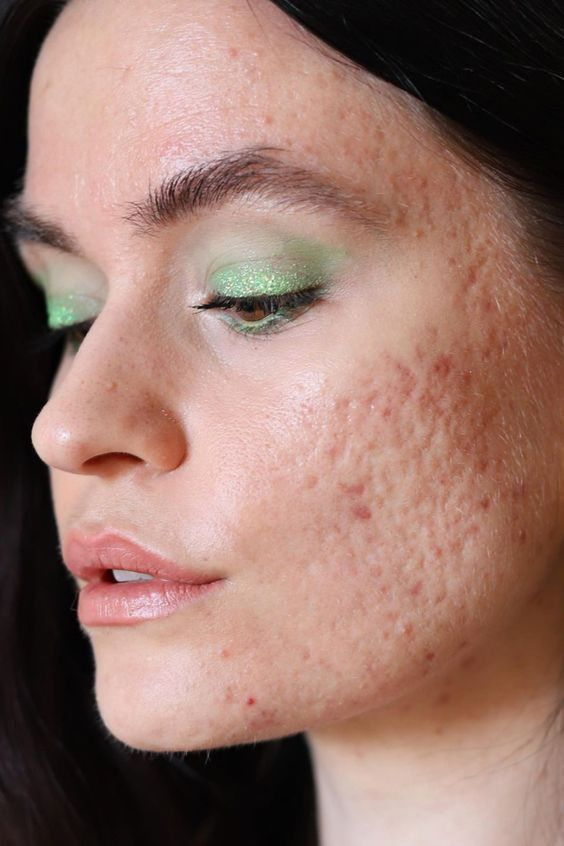
#> input picture assets/download.jpeg, 564 x 846 px, found by its file name
$ python main.py
#> lines starting #> are read from the running program, lines starting #| are printed output that depends on the picture; after the words box and inside, x2 and y2 are one past the last pixel; in counts of white or black regions, pixels touching at a corner belong together
### src/utils/image_loader.py
import cv2 as cv
import os

def read_and_resize(image_path, size=(550,600)):
#> called with image_path = 'assets/download.jpeg', size = (550, 600)
    if not os.path.exists(image_path):
        raise FileNotFoundError(f"Image not found at: {image_path}")

    img = cv.imread(image_path)
#> img is the input picture: shape (846, 564, 3); mean B, G, R 106, 116.3, 150.5
    if img is None:
        raise ValueError(f"Unable to read the image: {image_path}")

    resized = cv.resize(img, size)
    return resized

### src/utils/skin_mask_generator.py
import cv2 as cv
import numpy as np

def generate_skin_mask(img):
    hsv_img = cv.cvtColor(img, cv.COLOR_BGR2HSV)
#> hsv_img: shape (600, 550, 3); mean H, S, V 24.1, 81.6, 150.6

    lower_skin = np.array([0,15,60], dtype='uint8')
    upper_skin = np.array([25,255,255], dtype='uint8')

    lower_skin2 = np.array([0,30,30], dtype='uint8')
    upper_skin2 = np.array([20,255,200], dtype='uint8')

    mask1 = cv.inRange(hsv_img, lower_skin, upper_skin)
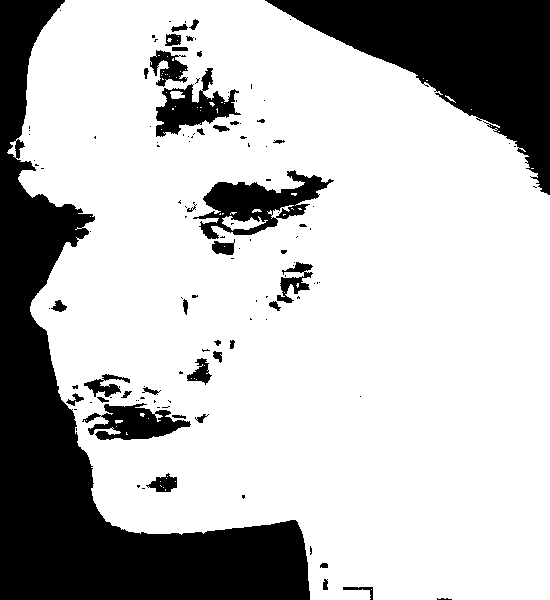
#> mask1: shape (600, 550); 73.8% white; 124 black regions (83 under 20 px), largest, box (x1, y1, x2, y2) and area: (0, 0, 310, 600) 50208, (265, 0, 550, 195) 22985, (193, 170, 334, 239) 4042
    mask2 = cv.inRange(hsv_img, lower_skin2, upper_skin2)
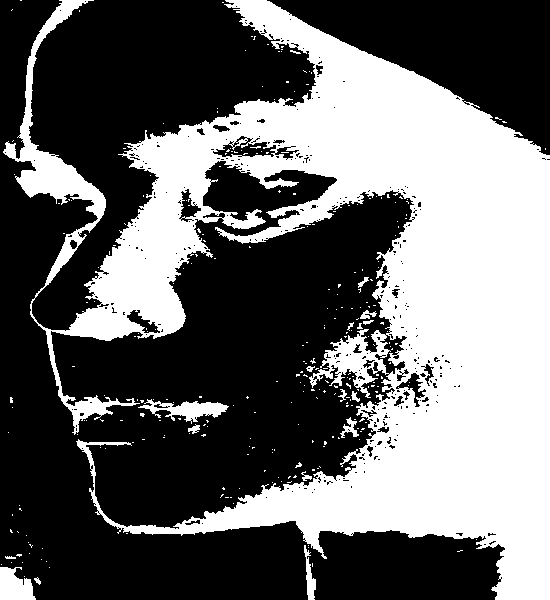
#> mask2: shape (600, 550); 40.1% white; 280 white regions (261 under 20 px), largest, box (x1, y1, x2, y2) and area: (3, 0, 550, 600) 128655, (138, 399, 229, 424) 967, (0, 567, 36, 600) 877

    # kernel = np.ones((5,5), np.uint8)
    # cleaned_mask = cv.morphologyEx(skin_mask, cv.MORPH_CLOSE, kernel)
    skin_mask = cv.bitwise_or(mask1, mask2)
#> skin_mask: shape (600, 550); 75.2% white; 128 black regions (84 under 20 px), largest, box (x1, y1, x2, y2) and area: (0, 0, 308, 600) 48121, (267, 0, 550, 155) 20937, (199, 170, 334, 239) 3583

    kernel = cv.getStructuringElement(cv.MORPH_ELLIPSE, (5,5))
    skin_mask = cv.morphologyEx(skin_mask, cv.MORPH_CLOSE, kernel, iterations=2)
#> skin_mask: shape (600, 550); 77.2% white; 21 black regions, largest, box (x1, y1, x2, y2) and area: (0, 152, 308, 600) 43028, (272, 0, 550, 150) 20724, (0, 0, 59, 151) 4550

    return skin_mask

### src/mask_generator/adaptive_mask.py
# for initial acne candidate detection
# Input: Skin only image, non-skin regions are blacked out
#TECHNIQUE: Convert to grayscale + apply adaptive threshold or CLAHE + Otsu
#OUTPUT: Binary mask

import cv2 as cv
import numpy as np

def extract_acne_candidates(skin_only_img):
    # redness filter form lab space
    lab = cv.cvtColor(skin_only_img, cv.COLOR_BGR2LAB)
    l,a,b = cv.split(lab)
    clahe = cv.createCLAHE(clipLimit=2.0, tileGridSize=(8,8))
    l = clahe.apply(l)
    lab = cv.merge((l,a,b))

    #normalize lighting

    # redness mask => acne tends to ahve higher 'a' value
    thresh_value = np.percentile(a[a>0], 85)
    _, red_mask = cv.threshold(lab[:,:,1], thresh_value, 255, cv.THRESH_BINARY)

    # texture mask => find small dark blobs on light skin
    gray = cv.cvtColor(skin_only_img, cv.COLOR_BGR2GRAY)
    dog = cv.GaussianBlur(gray, (0,0), 2) - cv.GaussianBlur(gray, (0,0), 5)
    _, texture_mask = cv.threshold(dog, 0, 255, cv.THRESH_BINARY + cv.THRESH_OTSU)

    acne_candidates = cv.bitwise_and(red_mask, texture_mask)

    return acne_candidates

### src/mask_generator/contour_filter.py
# Refine Mask : REMOVE EYES, LIPS, AND LARGE AREAS
# INPUT: raw acne mask from adaptive mask file
# TECHNIQUE: Contour area filtering + positional filtering(ROI :cheeks, forehead)
# OUTPUT: cleaned binary mask wiht only valid acne regions

import cv2 as cv
import numpy as np

def filter_acne_mask(acne_mask, original_image=None, min_area = 10, max_area=5000):
    contours, _ = cv.findContours(acne_mask, cv.RETR_EXTERNAL, cv.CHAIN_APPROX_SIMPLE)
    refined_mask = np.zeros_like(acne_mask)

    for cnt in contours:
        area = cv.contourArea(cnt)
        # [5 lines of commented-out code are left out]

        if min_area < area < max_area:
            cv.drawContours(refined_mask, [cnt], -1, 255, -1)

    if original_image is not None:
        pass

    return refined_mask

### src/inpainting/inpaint.py
# take cleaned acne mask and inpaint acne pixels in original image
# INPUT - original image + final acne mask
# OUTPUT - acne free image

import cv2 as cv

def remove_acne(original_image, final_mask):
    inpainted = cv.inpaint(original_image, final_mask, 13, cv.INPAINT_TELEA)
    return inpainted

### src/utils/visualization.py
import cv2 as cv

def show(title, img):
    cv.imshow(title, img)

def save_image(img, path):
    cv.imwrite(path, img)

### src/main.py
from src.utils.image_loader import read_and_resize
from src.utils.visualization import show, save_image
# from src.preprocessing.color_conversion import bgr_to_lab, split_lab
from src.utils.skin_mask_generator import generate_skin_mask
from src.mask_generator.adaptive_mask import extract_acne_candidates
from src.mask_generator.contour_filter import filter_acne_mask
from src.inpainting.inpaint import remove_acne
import cv2 as cv
import numpy as np

#load img
img = read_and_resize('assets/download.jpeg')

# skin detection
skin_mask = generate_skin_mask(img)
skin_only_img = cv.bitwise_and(img, img, mask=skin_mask)
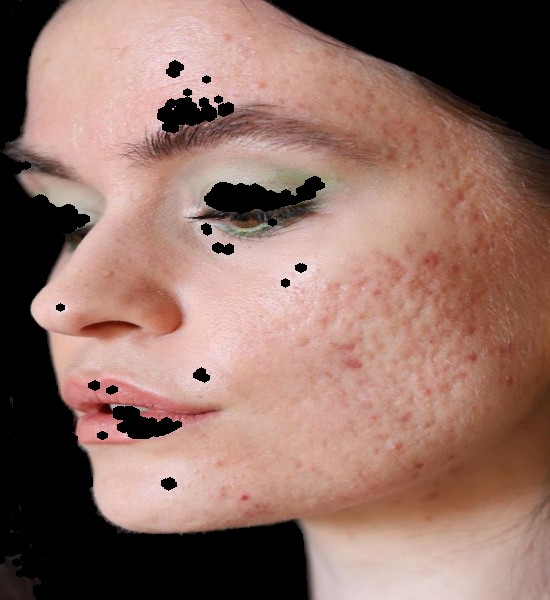
#> skin_only_img: shape (600, 550, 3); mean B, G, R 100.1, 110.2, 143.2

# acne candidate detection
acne_raw = extract_acne_candidates(skin_only_img)
#> in extract_acne_candidates, `l,a,b = cv.split(lab)`:
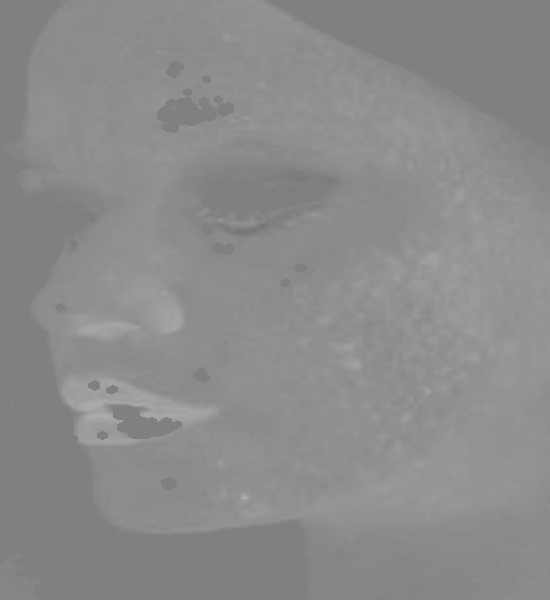
#> a: shape (600, 550); min 116, max 174, mean 139.3
#> in extract_acne_candidates, `l = clahe.apply(l)`:
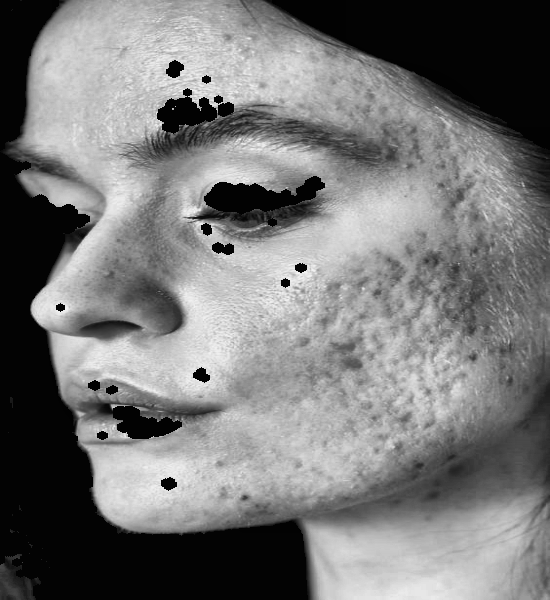
#> l: shape (600, 550); min 1, max 245, mean 119.3
#> in extract_acne_candidates, `thresh_value = np.percentile(a[a>0], 85)`: thresh_value = 147
#> in extract_acne_candidates, `acne_candidates = cv.bitwise_and(red_mask, texture_mask)`:
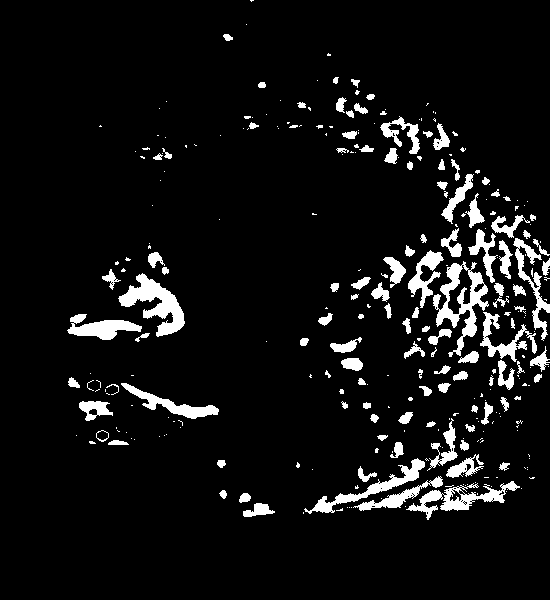
#> acne_candidates: shape (600, 550); 7% white; 298 white regions (184 under 20 px)

# contour + region refinement
acne_mask = filter_acne_mask(acne_raw)
#> in filter_acne_mask, `contours, _ = cv.findContours(acne_mask, cv.RETR_EXTERNAL, cv.CHAIN_AP..`: contours = 298 contours, 198 with area under 20; largest, box (x1, y1, x2, y2) and area: (433, 261, 489, 357) 2186, (118, 273, 185, 337) 1565, (406, 481, 520, 520) 1190, (304, 458, 425, 514) 984, (67, 314, 142, 340) 884
#> the loop in filter_acne_mask, `for cnt in contours:` made 298 passes
#> area on passes 7, 10, 12: 212.5, 71.5, 36.5

# Rectangle exclusion
x1, y1, x2, y2 = 100, 100, 200, 200
exclusion_mask = np.zeros_like(acne_mask)
cv.rectangle(exclusion_mask, (x1, y1), (x2, y2), 255, -1)
#> exclusion_mask: shape (600, 550); 3.1% white; 1 white region, box (x1, y1, x2, y2) and area: (100, 100, 201, 201) 10201
cv.imshow('Exclusion mask', exclusion_mask)

# Circle exclusion
cx, cy, radius = 300, 300, 40
cv.circle(exclusion_mask, (cx, cy), radius, 255, -1)
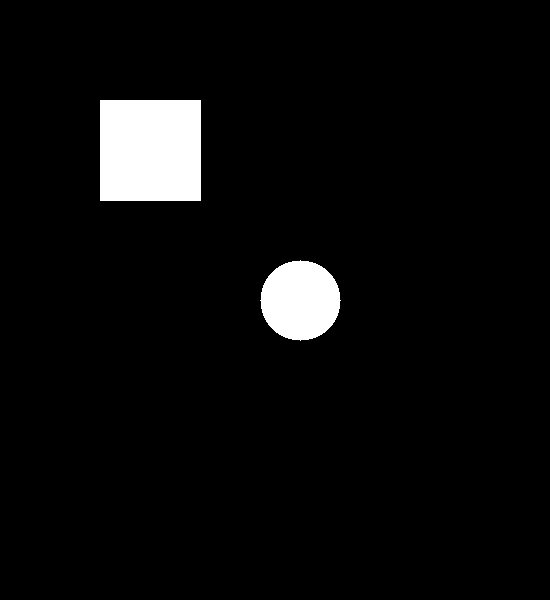
#> exclusion_mask: shape (600, 550); 4.6% white; 2 white regions, box (x1, y1, x2, y2) and area: (100, 100, 201, 201) 10201, (260, 260, 341, 341) 5025

acne_mask = cv.bitwise_and(acne_mask, cv.bitwise_not(exclusion_mask))
#> acne_mask: shape (600, 550); 6.9% white; 111 white regions (2 under 20 px), largest, box (x1, y1, x2, y2) and area: (433, 261, 489, 357) 2392, (118, 273, 185, 337) 1714, (406, 481, 520, 520) 1418

# inpainting
result = remove_acne(img, acne_mask)

# saved final result
save_image(result, "output/result.png")

# debug visualization
show('Original', img)
show('Skin mask', skin_mask)
show('Skin only', skin_only_img)
show('Acne raw ', acne_raw)
show('Acne mask', acne_mask)
show('Result img', result)

print("Acne pixels:", cv.countNonZero(acne_mask))
#| Acne pixels: 22902

cv.waitKey(0)
cv.destroyAllWindows()

$ run again, with assets/darkspots.jpg copied over assets/download.jpeg
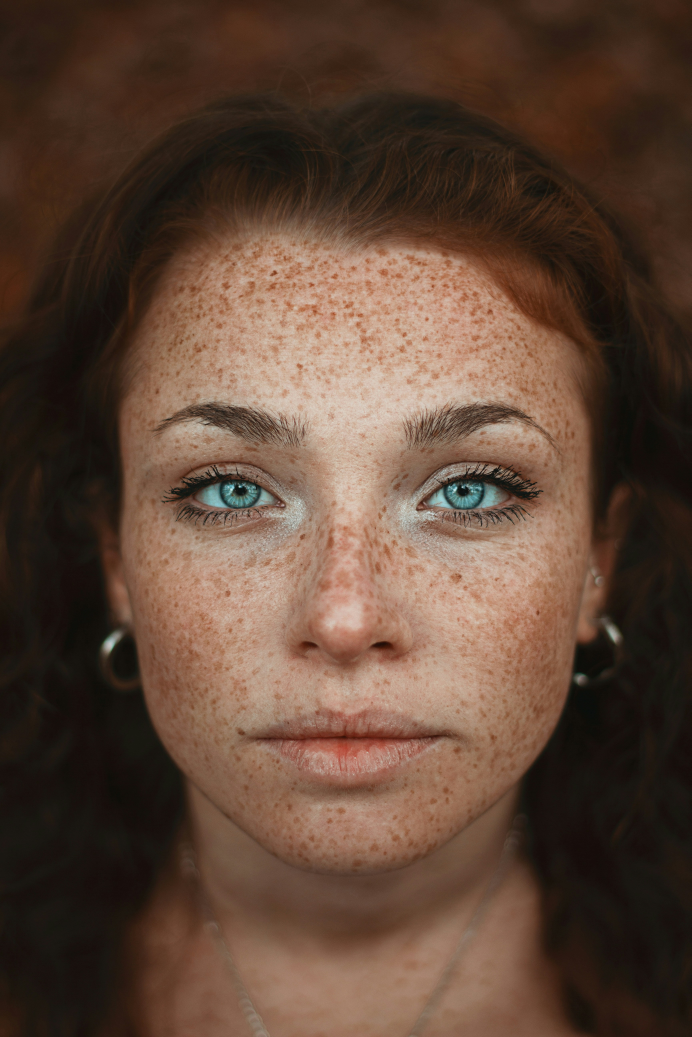
#> input picture assets/darkspots.jpg, 3456 x 5184 px, found by its file name (shown at 1/5 size)
#> in read_and_resize, img is the input picture: shape (5184, 3456, 3); mean B, G, R 54.8, 69.5, 93.7
#> hsv_img: shape (600, 550, 3); mean H, S, V 12.6, 116.6, 93.7
#> in generate_skin_mask, `mask1 = cv.inRange(hsv_img, lower_skin, upper_skin)`:
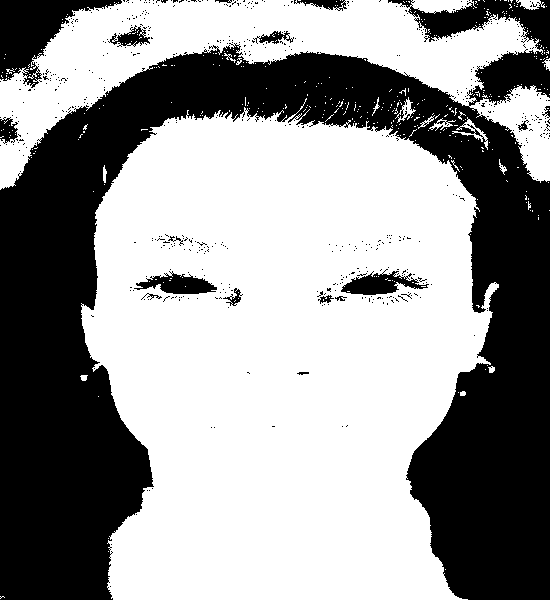
#> mask1: shape (600, 550); 59.6% white; 569 black regions (552 under 20 px), largest, box (x1, y1, x2, y2) and area: (0, 0, 550, 600) 124085, (0, 0, 122, 88) 4483, (341, 269, 429, 295) 1108
#> mask2: shape (600, 550); 74.2% white; 1505 black regions (1464 under 20 px), largest, box (x1, y1, x2, y2) and area: (0, 154, 146, 600) 35282, (414, 322, 550, 591) 21455, (187, 163, 389, 309) 9976
#> thresh_value = 141
#> red_mask: shape (600, 550); 13.6% white; 2002 white regions (1886 under 20 px), largest, box (x1, y1, x2, y2) and area: (310, 131, 470, 273) 7123, (379, 294, 471, 452) 4698, (227, 298, 345, 394) 4651
#> texture_mask: shape (600, 550); 36.9% white; 765 white regions (469 under 20 px), largest, box (x1, y1, x2, y2) and area: (0, 130, 186, 600) 17878, (170, 294, 550, 575) 16443, (212, 77, 550, 333) 12416
#> acne_candidates: shape (600, 550); 6.7% white; 1213 white regions (1042 under 20 px)
#> contours = 1213 contours, 1105 with area under 20; largest, box (x1, y1, x2, y2) and area: (312, 131, 466, 203) 1754, (227, 350, 345, 394) 1467, (197, 405, 372, 436) 1268, (387, 314, 452, 403) 1226, (232, 437, 320, 459) 480
#> the loop in filter_acne_mask, `for cnt in contours:` made 1213 passes
#> area on passes 34, 53, 59: 46, 57, 79
#> `acne_mask = cv.bitwise_and(acne_mask, cv.bitwise_not(exclusion_mask))`:
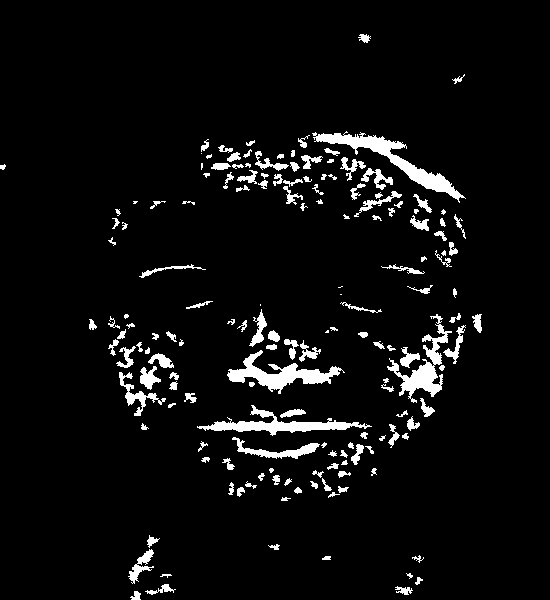
#> acne_mask: shape (600, 550); 5.2% white; 164 white regions (16 under 20 px), largest, box (x1, y1, x2, y2) and area: (312, 131, 466, 203) 1979, (227, 350, 345, 394) 1653, (197, 405, 372, 436) 1498
#| Acne pixels: 17318

$ run again, with assets/pexels-anna.jpg copied over assets/download.jpeg
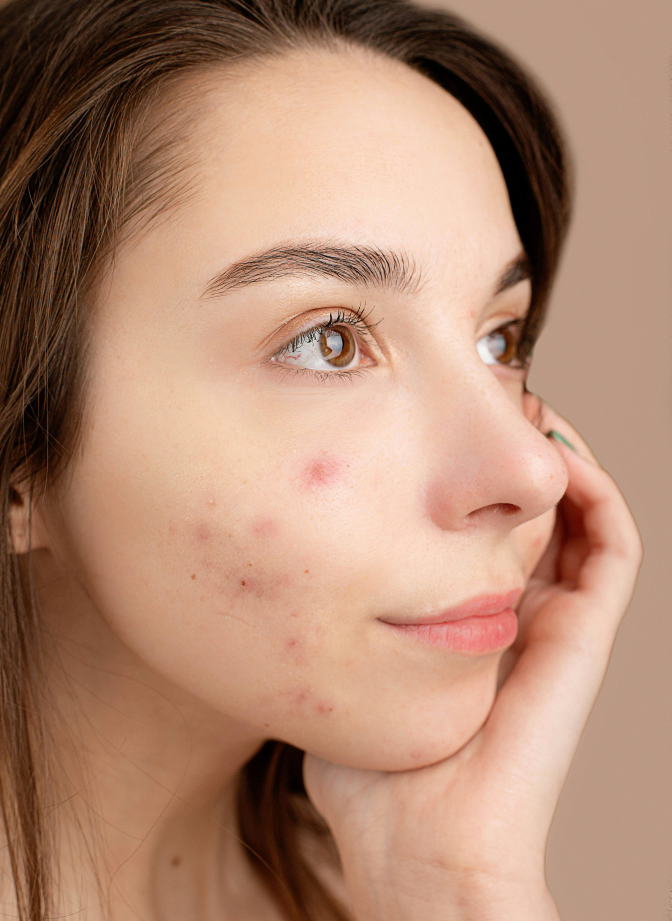
#> input picture assets/pexels-anna.jpg, 3356 x 4604 px, found by its file name (shown at 1/5 size)
#> in read_and_resize, img is the input picture: shape (4604, 3356, 3); mean B, G, R 114.1, 136.7, 176.7
#> hsv_img: shape (600, 550, 3); mean H, S, V 11.2, 106.2, 176.6
#> in generate_skin_mask, `mask1 = cv.inRange(hsv_img, lower_skin, upper_skin)`:
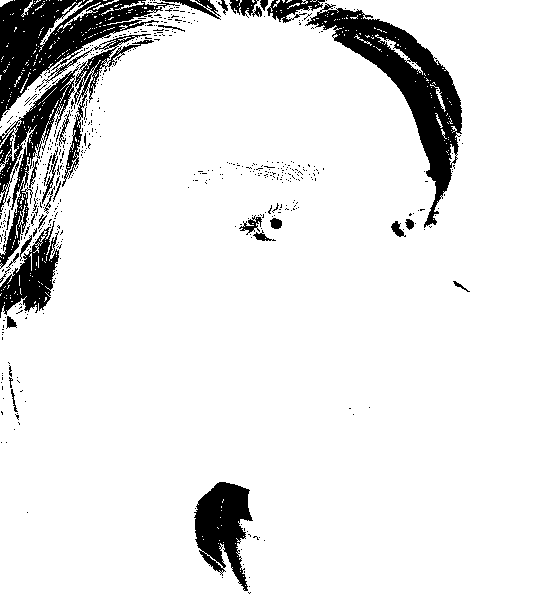
#> mask1: shape (600, 550); 90.2% white; 542 black regions (508 under 20 px), largest, box (x1, y1, x2, y2) and area: (305, 3, 462, 228) 8624, (0, 0, 180, 121) 7835, (0, 64, 81, 269) 3729
#> mask2: shape (600, 550); 52% white; 832 black regions (765 under 20 px), largest, box (x1, y1, x2, y2) and area: (80, 31, 526, 600) 145778, (337, 36, 448, 199) 3041, (14, 69, 77, 155) 1069
#> thresh_value = 145
#> red_mask: shape (600, 550); 10.1% white; 1816 white regions (1757 under 20 px), largest, box (x1, y1, x2, y2) and area: (136, 285, 501, 536) 15114, (346, 293, 448, 348) 2986, (58, 359, 169, 475) 2072
#> texture_mask: shape (600, 550); 28.5% white; 1147 white regions (866 under 20 px), largest, box (x1, y1, x2, y2) and area: (257, 0, 539, 600) 23013, (0, 0, 246, 477) 14579, (192, 481, 292, 600) 5030
#> acne_candidates: shape (600, 550); 5.6% white; 1109 white regions (1042 under 20 px)
#> contours = 1109 contours, 1059 with area under 20; largest, box (x1, y1, x2, y2) and area: (259, 285, 498, 508) 5832, (346, 313, 447, 348) 1170, (58, 362, 169, 464) 942, (188, 373, 237, 392) 375, (245, 298, 279, 320) 355
#> the loop in filter_acne_mask, `for cnt in contours:` made 1109 passes
#> area on passes 19, 46, 52: 23.5, 119.5, 150.5
#> after the loop in filter_acne_mask, `for cnt in contours:`:
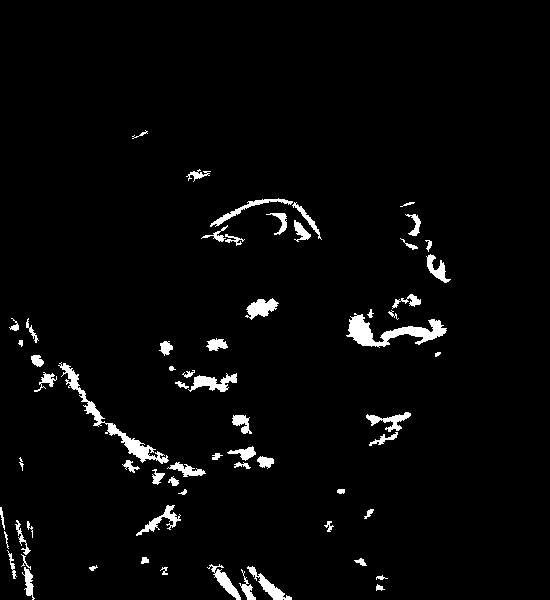
#> refined_mask: shape (600, 550); 3.1% white; 64 white regions, largest, box (x1, y1, x2, y2) and area: (346, 313, 447, 348) 1331, (58, 362, 169, 464) 1192, (188, 373, 237, 392) 454
#| Acne pixels: 9842
